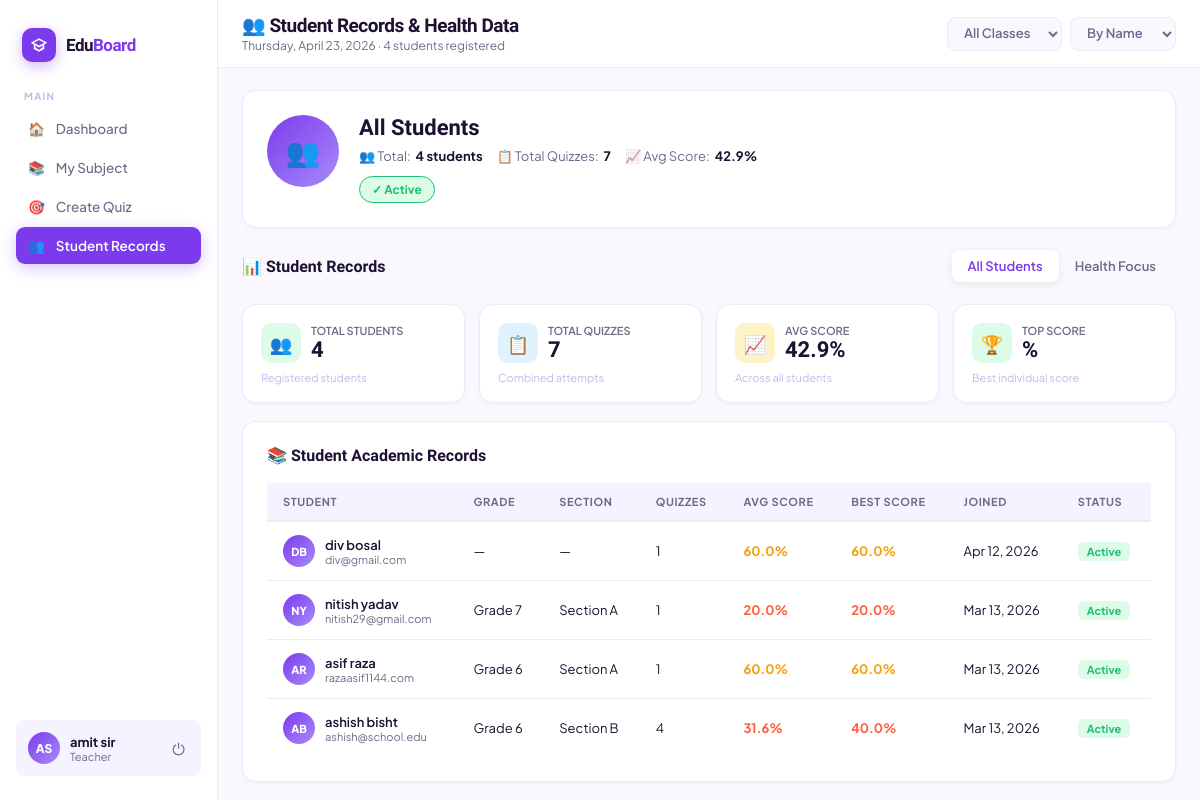
The app's page /students (signed in) with its own data.
### app.py (models this page shows)
class User(db.Model):
    id            = db.Column(db.Integer, primary_key=True)
    first_name    = db.Column(db.String(80),  nullable=False)
    last_name     = db.Column(db.String(80),  nullable=False)
    email         = db.Column(db.String(150), unique=True, nullable=False)
    password_hash = db.Column(db.String(256), nullable=False)
    role          = db.Column(db.String(20),  default='student')   # student | teacher
    grade         = db.Column(db.String(20),  nullable=True)       # student only
    section       = db.Column(db.String(20),  nullable=True)       # student only
    subject       = db.Column(db.String(80),  nullable=True)       # teacher only
    staff_id      = db.Column(db.String(40),  nullable=True)       # teacher only
    created_at    = db.Column(db.DateTime,    default=datetime.utcnow)
    quiz_attempts = db.relationship('QuizAttempt', backref='user', lazy=True)
    @property
    def full_name(self):
        return f"{self.first_name} {self.last_name}"
    @property
    def initials(self):
        return f"{self.first_name[0]}{self.last_name[0]}".upper()

### app.py (the view)
@app.route('/students')
@login_required
def student_records():
    user = current_user()
    if user.role != 'teacher':
        return redirect(url_for('dashboard'))
    students_raw = User.query.filter_by(role='student').order_by(User.created_at.desc()).all()
    student_data = []
    for s in students_raw:
        attempts = QuizAttempt.query.filter_by(user_id=s.id).all()
        avg  = round(sum(a.percentage for a in attempts) / len(attempts), 1) if attempts else 0
        best = round(max((a.percentage for a in attempts), default=0), 1)
        student_data.append({
            'id':      s.id,
            'name':    s.full_name,
            'initials':s.initials,
            'email':   s.email,
            'grade':   s.grade or '—',
            'section': s.section or '—',
            'quizzes': len(attempts),
            'avg':     avg,
            'best':    best,
            'joined':  s.created_at.strftime('%b %d, %Y'),
        })
    now = datetime.now().strftime('%A, %B %d, %Y')
    return render_template('student_records.html', user=user,
                           students=student_data, now=now)

### app.py (called while the page is built)
def login_required(f):
    @wraps(f)
    def decorated(*args, **kwargs):
        if 'user_id' not in session:
            return redirect(url_for('login'))
        return f(*args, **kwargs)
    return decorated

def current_user():
    if 'user_id' in session:
        return User.query.get(session['user_id'])
    return None

### templates/student_records.html (shortened to what this page needs)
<!DOCTYPE html>
<html lang="en">
<head>
</head>
<body>
  <aside class="sidebar" id="sidebar">
    <div class="brand">
      <div class="brand-icon"><svg viewBox="0 0 24 24" width="18" height="18" fill="white"><path d="M12 3L1 9l4 2.18v6L12 21l7-3.82v-6L23 9zm0 2.26L19.16 9 12 12.74 4.84 9zm5 9.26L12 18.74 7 14.52V12.5l5 2.74 5-2.74z"/></svg></div>
      <div class="brand-name">Edu<span>Board</span></div>
    </div>
    <div class="nav-group">
      <span class="nav-group-label">Main</span>
      <a href="/teacher-dashboard" class="nav-item"><span>🏠</span> Dashboard</a>
      <a href="/my-subject"        class="nav-item"><span>📚</span> My Subject</a>
      <a href="/create-quiz"       class="nav-item"><span>🎯</span> Create Quiz</a>
      <a href="/students"          class="nav-item active"><span>👥</span> Student Records</a>
    </div>
    <div class="sidebar-user">
      <div class="su-avatar">{{ user.initials }}</div>
      <div class="su-info">
        <div class="su-name">{{ user.full_name }}</div>
        <div class="su-role">Teacher</div>
      </div>
      <a href="/logout" class="su-logout">⏻</a>
    </div>
  </aside>
  <div class="page-wrap">
    <div class="topbar">
      <div class="topbar-left">
        <h1>👥 Student Records &amp; Health Data</h1>
        <p>{{ now }} · {{ students|length }} students registered</p>
      </div>
      <div class="topbar-right">
        <select class="filter-btn" id="class-filter">
          <option value="">All Classes</option>
        </select>
        <select class="filter-btn" id="sort-filter">
          <option value="name">By Name</option>
        </select>
      </div>
    </div>
    <div class="main">
      <div class="student-header">
        <div class="student-avatar" id="profile-avatar">👥</div>
        <div class="student-info">
          <div class="student-name" id="profile-name">All Students</div>
          <div class="student-meta">
            <div class="student-meta-item"><span>👥 Total:</span><span class="student-meta-val">{{ students|length }} students</span></div>
            <div class="student-meta-item"><span>📋 Total Quizzes:</span><span class="student-meta-val" id="profile-quizzes">{{ students|sum(attribute='quizzes') }}</span></div>
            <div class="student-meta-item"><span>📈 Avg Score:</span><span class="student-meta-val" id="profile-avg">
              {% if students %}{{ (students|sum(attribute='avg') / students|length)|round(1) }}%{% else %}—{% endif %}
            </span></div>
          </div>
          <div><span class="status-badge">✓ Active</span></div>
        </div>
      </div>
      <div class="tab-row">
        <h2>📊 Student Records</h2>
        <div class="tabs" id="view-tabs">
          <button class="tab active" data-tab="all">All Students</button>
          <button class="tab" data-tab="health">Health Focus</button>
        </div>
      </div>
      <div class="stats-grid">
        <div class="stat-card">
          <div class="stat-inner"><div class="stat-icon green">👥</div>
            <div><div class="stat-label">Total Students</div><div class="stat-val">{{ students|length }}</div></div>
          </div><div class="stat-sub">Registered students</div>
        </div>
        <div class="stat-card">
          <div class="stat-inner"><div class="stat-icon blue">📋</div>
            <div><div class="stat-label">Total Quizzes</div><div class="stat-val">{{ students|sum(attribute='quizzes') }}</div></div>
          </div><div class="stat-sub">Combined attempts</div>
        </div>
        <div class="stat-card">
          <div class="stat-inner"><div class="stat-icon amber">📈</div>
            <div><div class="stat-label">Avg Score</div><div class="stat-val">
              {% if students %}{{ (students|sum(attribute='avg') / students|length)|round(1) }}%{% else %}—{% endif %}
            </div></div>
          </div><div class="stat-sub">Across all students</div>
        </div>
        <div class="stat-card">
          <div class="stat-inner"><div class="stat-icon green">🏆</div>
            <div><div class="stat-label">Top Score</div><div class="stat-val">
              {% if students %}{{ students|max(attribute='best')|attr('best') }}%{% else %}—{% endif %}
            </div></div>
          </div><div class="stat-sub">Best individual score</div>
        </div>
      </div>
      <div id="tab-all" class="tab-content active">
        <div class="data-card">
          <div class="card-title">📚 Student Academic Records</div>
          <div class="table-wrap">
            <table class="data-table">
              <thead><tr>
                <th>Student</th><th>Grade</th><th>Section</th>
                <th>Quizzes</th><th>Avg Score</th><th>Best Score</th>
                <th>Joined</th><th>Status</th>
              </tr></thead>
              <tbody>
                {% if students %}
                  {% for s in students %}
                  <tr>
                    <td>
                      <div style="display:flex;align-items:center;gap:10px">
                        <div style="width:32px;height:32px;border-radius:50%;background:linear-gradient(135deg,#7C3AED,#A78BFA);display:flex;align-items:center;justify-content:center;font-size:11px;font-weight:800;color:white;flex-shrink:0">{{ s.initials }}</div>
                        <div>
                          <div style="font-weight:600;font-size:13px">{{ s.name }}</div>
                          <div style="font-size:11px;color:var(--muted)">{{ s.email }}</div>
                        </div>
                      </div>
                    </td>
                    <td>{{ s.grade }}</td>
                    <td>{{ s.section }}</td>
                    <td>{{ s.quizzes }}</td>
                    <td><span class="{% if s.avg >= 70 %}s-good{% elif s.avg >= 50 %}s-fair{% else %}s-poor{% endif %}">{{ s.avg }}%</span></td>
                    <td><span class="{% if s.best >= 70 %}s-good{% elif s.best >= 50 %}s-fair{% else %}s-poor{% endif %}">{{ s.best }}%</span></td>
                    <td>{{ s.joined }}</td>
                    <td><span class="pill {% if s.quizzes > 0 %}pill-good{% else %}pill-fair{% endif %}">{% if s.quizzes > 0 %}Active{% else %}New{% endif %}</span></td>
                  </tr>
                  {% endfor %}
                {% else %}
                <tr><td colspan="8" style="text-align:center;padding:32px;color:var(--muted)">No students registered yet.</td></tr>
                {% endif %}
              </tbody>
            </table>
          </div>
        </div>
      </div>
    </div>
  </div>

### records on screen
User: initials "AS", full_name "amit sir"
User: initials "DB", name "div bosal", email "div@gmail.com", grade "—", section "—", quizzes "1", avg "60.0", best "60.0", joined "Apr 12, 2026"
User: initials "NY", name "nitish yadav", email "nitish29@gmail.com", grade "Grade 7", section "Section A", quizzes "1", avg "20.0", best "20.0", joined "Mar 13, 2026"
User: initials "AR", name "asif raza", email "razaasif1144.com", grade "Grade 6", section "Section A", quizzes "1", avg "60.0", best "60.0", joined "Mar 13, 2026"
User: initials "AB", name "ashish bisht", email "ashish@school.edu", grade "Grade 6", section "Section B", quizzes "4", avg "31.6", best "40.0", joined "Mar 13, 2026"

### other values on screen
{{ students|length }} "4"
{{ students|sum(attribute='quizzes') }} "7"
{{ (students|sum(attribute='avg') / students|length)|round(1) }} "42.9"
